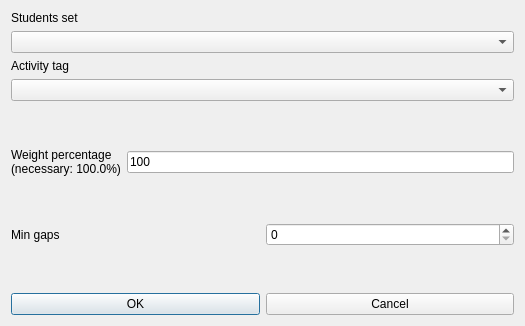
<?xml version="1.0" encoding="UTF-8"?>
<ui version="4.0">
 <class>ModifyConstraintStudentsSetMinGapsBetweenActivityTagForm_template</class>
 <widget class="QDialog" name="ModifyConstraintStudentsSetMinGapsBetweenActivityTagForm_template">
  <property name="geometry">
   <rect>
    <x>0</x>
    <y>0</y>
    <width>525</width>
    <height>326</height>
   </rect>
  </property>
  <property name="windowTitle">
   <string extracomment="This is the title of the dialog to modify a constraint of this type">Modify students set min gaps between activity tag</string>
  </property>
  <layout class="QVBoxLayout" name="verticalLayout_2">
   <item>
    <layout class="QVBoxLayout" name="verticalLayout">
     <item>
      <widget class="QLabel" name="studentsTextLabel">
       <property name="frameShape">
        <enum>QFrame::NoFrame</enum>
       </property>
       <property name="frameShadow">
        <enum>QFrame::Plain</enum>
       </property>
       <property name="text">
        <string>Students set</string>
       </property>
       <property name="wordWrap">
        <bool>false</bool>
       </property>
      </widget>
     </item>
     <item>
      <widget class="QComboBox" name="studentsComboBox">
       <property name="editable">
        <bool>false</bool>
       </property>
       <property name="insertPolicy">
        <enum>QComboBox::NoInsert</enum>
       </property>
       <property name="duplicatesEnabled">
        <bool>false</bool>
       </property>
      </widget>
     </item>
     <item>
      <widget class="QLabel" name="activityTagTextLabel">
       <property name="frameShape">
        <enum>QFrame::NoFrame</enum>
       </property>
       <property name="frameShadow">
        <enum>QFrame::Plain</enum>
       </property>
       <property name="text">
        <string>Activity tag</string>
       </property>
       <property name="wordWrap">
        <bool>false</bool>
       </property>
      </widget>
     </item>
     <item>
      <widget class="QComboBox" name="activityTagComboBox">
       <property name="editable">
        <bool>false</bool>
       </property>
       <property name="insertPolicy">
        <enum>QComboBox::NoInsert</enum>
       </property>
       <property name="duplicatesEnabled">
        <bool>false</bool>
       </property>
      </widget>
     </item>
    </layout>
   </item>
   <item>
    <spacer name="spacer6">
     <property name="orientation">
      <enum>Qt::Vertical</enum>
     </property>
     <property name="sizeType">
      <enum>QSizePolicy::Expanding</enum>
     </property>
     <property name="sizeHint" stdset="0">
      <size>
       <width>20</width>
       <height>20</height>
      </size>
     </property>
    </spacer>
   </item>
   <item>
    <layout class="QHBoxLayout" name="horizontalLayout_2">
     <item>
      <widget class="QLabel" name="weightTextLabel">
       <property name="frameShape">
        <enum>QFrame::NoFrame</enum>
       </property>
       <property name="frameShadow">
        <enum>QFrame::Plain</enum>
       </property>
       <property name="text">
        <string>Weight percentage
(necessary: 100.0%)</string>
       </property>
       <property name="wordWrap">
        <bool>false</bool>
       </property>
      </widget>
     </item>
     <item>
      <widget class="QLineEdit" name="weightLineEdit">
       <property name="text">
        <string notr="true">100</string>
       </property>
      </widget>
     </item>
    </layout>
   </item>
   <item>
    <spacer name="verticalSpacer">
     <property name="orientation">
      <enum>Qt::Vertical</enum>
     </property>
     <property name="sizeHint" stdset="0">
      <size>
       <width>20</width>
       <height>25</height>
      </size>
     </property>
    </spacer>
   </item>
   <item>
    <layout class="QHBoxLayout" name="horizontalLayout">
     <item>
      <widget class="QLabel" name="minGapsTextLabel">
       <property name="frameShape">
        <enum>QFrame::NoFrame</enum>
       </property>
       <property name="frameShadow">
        <enum>QFrame::Plain</enum>
       </property>
       <property name="text">
        <string>Min gaps</string>
       </property>
       <property name="wordWrap">
        <bool>false</bool>
       </property>
      </widget>
     </item>
     <item>
      <widget class="QSpinBox" name="minGapsSpinBox"/>
     </item>
    </layout>
   </item>
   <item>
    <spacer name="verticalSpacer_2">
     <property name="orientation">
      <enum>Qt::Vertical</enum>
     </property>
     <property name="sizeHint" stdset="0">
      <size>
       <width>20</width>
       <height>26</height>
      </size>
     </property>
    </spacer>
   </item>
   <item>
    <layout class="QHBoxLayout">
     <item>
      <widget class="QPushButton" name="okPushButton">
       <property name="text">
        <string>OK</string>
       </property>
      </widget>
     </item>
     <item>
      <widget class="QPushButton" name="cancelPushButton">
       <property name="text">
        <string>Cancel</string>
       </property>
      </widget>
     </item>
    </layout>
   </item>
  </layout>
 </widget>
 <layoutdefault spacing="6" margin="11"/>
 <resources/>
 <connections/>
</ui>
